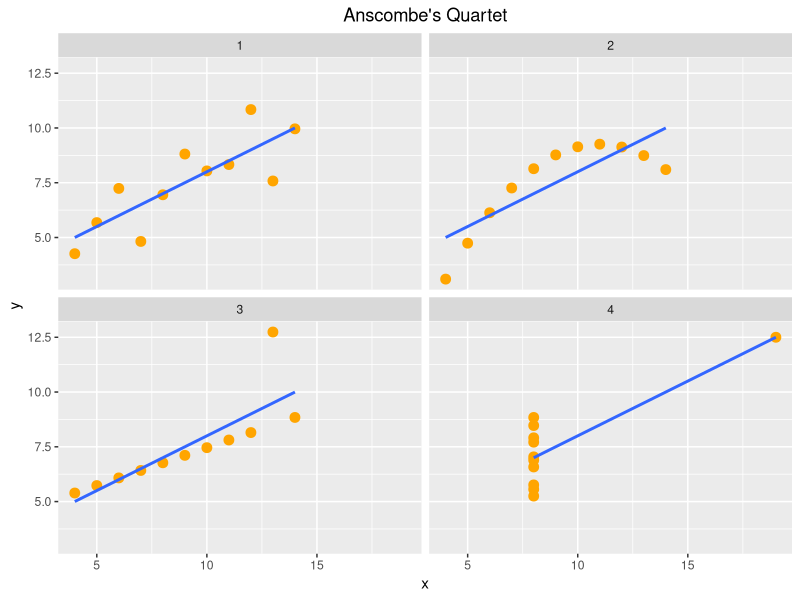
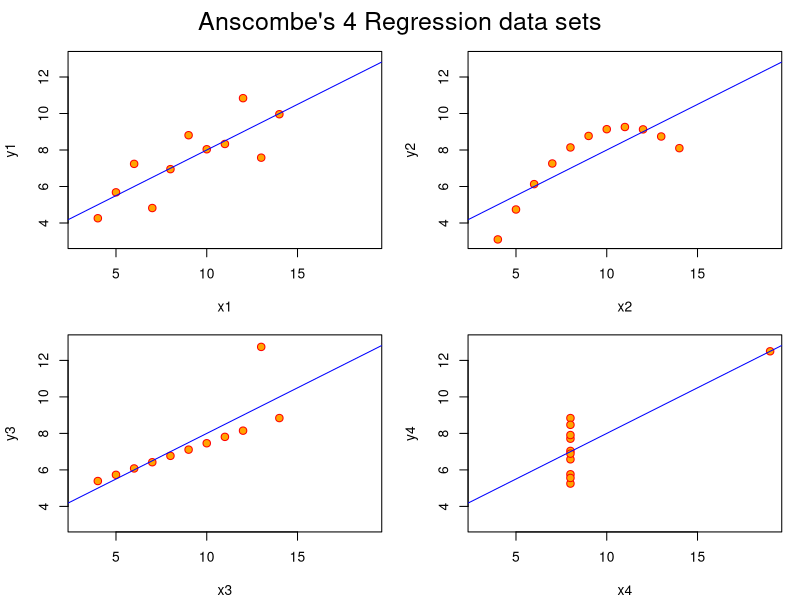

Reproduce these figures in R, in order.
# file     : anscombe_quartet_visualization.R
# title    : Anscombe's Quartet Visualization (安斯庫姆四重奏資料視覺化)
# author   : Ming-Chang Lee
# date     : 2026.03.12
# YouTube  : https://www.youtube.com/@alan9956
# RWEPA    : http://rwepa.blogspot.tw/
# GitHub   : https://github.com/rwepa
# Email    : alan9956@gmail.com

# 方法1 ggplot2 -----

library(ggplot2)
library(dplyr)
library(tidyr)

# 載入資料集
data(anscombe)

df <- anscombe

# 資料摘要
summary(df)

anscombe_long <- df %>%
  mutate(id = 1:n()) %>%
  pivot_longer(
    cols = everything(),
    names_to = c(".value", "set"),
    names_pattern = "(.)(.)"
  ) %>%
  filter(set != "d") %>%
  select(-i)

ggplot(anscombe_long, aes(x = x, y = y)) +
  geom_point(size = 3, color = "orange") +
  geom_smooth(method = "lm", se = FALSE) +
  facet_wrap(~set, nrow = 2, ncol = 2) +
  ggtitle("Anscombe's Quartet") +
  theme(plot.title = element_text(hjust = 0.5))

# 方法2 plot{graphics} -----

# 建立迴歸模型
ff <- y ~ x

mods <- setNames(as.list(1:4), paste0("lm", 1:4))

for(i in 1:4) {
  ff[2:3] <- lapply(paste0(c("y","x"), i), as.name)
  mods[[i]] <- lmi <- lm(ff, data = anscombe)
  print(anova(lmi))
}

## See how close they are (numerically!)
mods[1]            # 取出key+value
mods[1]$coef       # 回傳 NA
mods[[1]]$coef     # 正確回傳迴歸模型的係數

sapply(mods, coef) # 回傳4迴個歸模型的係數
lapply(mods, function(fm) coef((fm))) # 回傳4迴個歸模型的係數, 資料物件為list

# 繪圖
# mfrow = (列, 行)
# mar: the number of lines of margin to be specified on the four sides 圖的內邊界
# oma: outer margins in lines of text 圖的外邊界距離

op <- par(mfrow = c(2, 2), mar = 0.1 + c(4,4,1,1), oma =  c(0, 0, 2, 0))

for(i in 1:4) {
  ff[2:3] <- lapply(paste0(c("y","x"), i), as.name)
  plot(ff, data = anscombe, col = "red", pch = 21, bg = "orange", cex = 1.2,
       xlim = c(3, 19), ylim = c(3, 13))
  abline(mods[[i]], col = "blue")
}

# 圖的標題
mtext("Anscombe's 4 Regression data sets", outer = TRUE, cex = 1.5)

# 復原設定值
par(op)

# end
